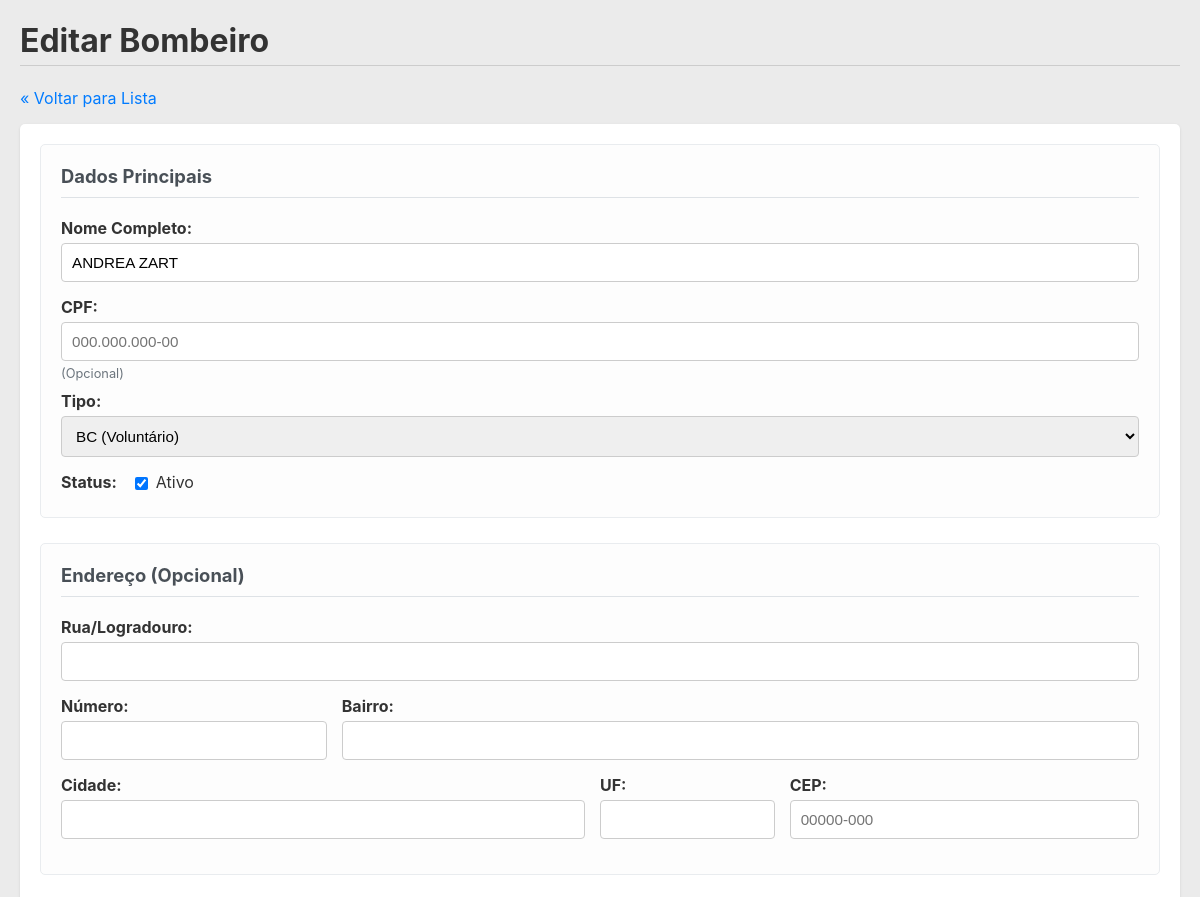
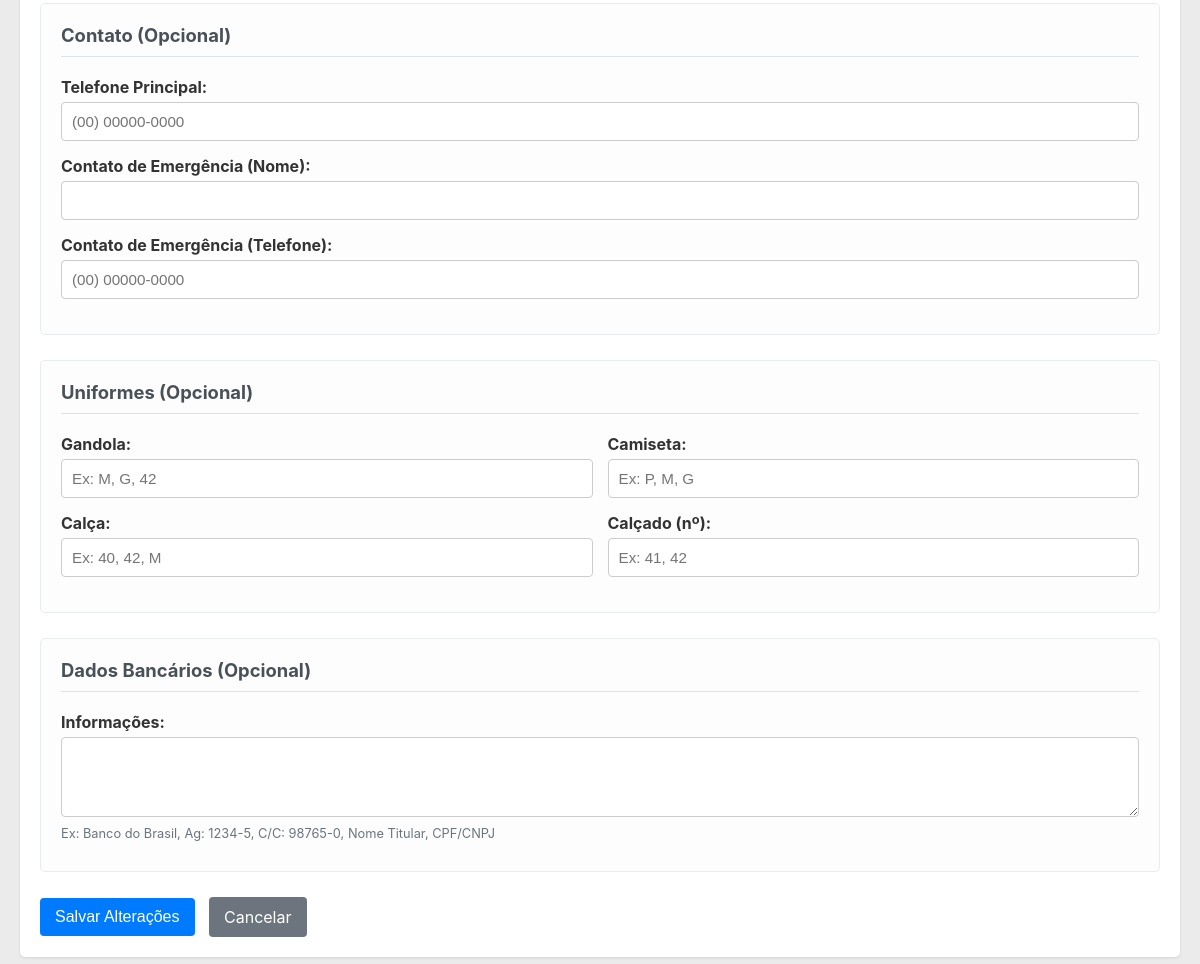
The page /escala_bombeiros/editar_bombeiro.php?id=1 on the database its author committed (2 pictures, top to bottom).
### tables this page shows
CREATE TABLE `bombeiros` (
  `id` int(11) NOT NULL,
  `nome_completo` varchar(255) NOT NULL,
  `email` varchar(191) DEFAULT NULL,
  `cpf` varchar(14) DEFAULT NULL COMMENT 'Formato 000.000.000-00',
  `endereco` varchar(255) DEFAULT NULL COMMENT 'Endereço residencial completo',
  `telefone` varchar(20) DEFAULT NULL COMMENT 'Número de telefone principal',
  `telefone_emergencia` varchar(20) DEFAULT NULL COMMENT 'Contato de emergência (nome e telefone)',
  `tipo` enum('BC','Fixo') NOT NULL,
  `pular_ordem` tinyint(1) NOT NULL DEFAULT 0,
  `ativo` tinyint(1) NOT NULL DEFAULT 1,
  `fixo_ref_data` date DEFAULT NULL,
  `fixo_ref_dia_ciclo` tinyint(1) DEFAULT NULL CHECK (`fixo_ref_dia_ciclo` between 1 and 4),
  `data_cadastro` timestamp NOT NULL DEFAULT current_timestamp(),
  `endereco_rua` varchar(255) DEFAULT NULL,
  `endereco_numero` varchar(20) DEFAULT NULL,
  `endereco_bairro` varchar(100) DEFAULT NULL,
  `endereco_cidade` varchar(100) DEFAULT NULL,
  `endereco_uf` varchar(2) DEFAULT NULL,
  `endereco_cep` varchar(10) DEFAULT NULL,
  `telefone_principal` varchar(20) DEFAULT NULL,
  `contato_emergencia_nome` varchar(255) DEFAULT NULL,
  `contato_emergencia_fone` varchar(20) DEFAULT NULL,
  `dados_bancarios` text DEFAULT NULL COMMENT 'Ex: Banco XPTO, Ag: 0001, C/C: 12345-6',
  `tamanho_gandola` varchar(20) DEFAULT NULL,
  `tamanho_camiseta` varchar(20) DEFAULT NULL,
  `tamanho_calca` varchar(20) DEFAULT NULL,
  `tamanho_calcado` varchar(10) DEFAULT NULL,
  `banco_nome` varchar(100) DEFAULT NULL COMMENT 'Nome do Banco',
  `banco_agencia` varchar(20) DEFAULT NULL COMMENT 'Número da Agência (com dígito, se houver)',
  `banco_conta` varchar(30) DEFAULT NULL COMMENT 'Número da Conta Corrente/Poupança (com dígito)',
  `banco_pix` varchar(100) DEFAULT NULL COMMENT 'Chave PIX principal (CPF, e-mail, telefone, aleatória)',
  `usuario_id` int(11) DEFAULT NULL
);

### escala_bombeiros/editar_bombeiro.php (the view, shortened to what this page needs)
<?php
require_once __DIR__ . '/includes/funcoes.php';
$bombeiro_id = filter_input(INPUT_GET, 'id', FILTER_VALIDATE_INT);
$bombeiro = null;
$erro = '';
if ($_SERVER["REQUEST_METHOD"] == "POST") {
    $id_update = filter_input(INPUT_POST, 'id', FILTER_VALIDATE_INT);
    $nome = trim($_POST['nome_completo'] ?? '');
    $cpf = trim($_POST['cpf'] ?? '');
    $tipo = trim($_POST['tipo'] ?? '');
    $ativo = isset($_POST['ativo']) ? 1 : 0;
    $ref_data = trim($_POST['fixo_ref_data'] ?? '');
    $ref_dia = filter_input(INPUT_POST, 'fixo_ref_dia_ciclo', FILTER_VALIDATE_INT, ['options' => ['min_range' => 1, 'max_range' => 4]]);
    $endereco_rua = trim($_POST['endereco_rua'] ?? '');
    $endereco_numero = trim($_POST['endereco_numero'] ?? '');
    $endereco_bairro = trim($_POST['endereco_bairro'] ?? '');
    $endereco_cidade = trim($_POST['endereco_cidade'] ?? '');
    $endereco_uf = trim($_POST['endereco_uf'] ?? '');
    $endereco_cep = trim($_POST['endereco_cep'] ?? '');
    $telefone_principal = trim($_POST['telefone_principal'] ?? '');
    $contato_emergencia_nome = trim($_POST['contato_emergencia_nome'] ?? '');
    $contato_emergencia_fone = trim($_POST['contato_emergencia_fone'] ?? '');
    $tamanho_gandola = trim($_POST['tamanho_gandola'] ?? '');
    $tamanho_camiseta = trim($_POST['tamanho_camiseta'] ?? '');
    $tamanho_calca = trim($_POST['tamanho_calca'] ?? '');
    $tamanho_calcado = trim($_POST['tamanho_calcado'] ?? '');
    $dados_bancarios = trim($_POST['dados_bancarios'] ?? '');
    if ($id_update != $bombeiro_id) {
         set_flash_message('error', 'Erro: ID no formulário não confere.');
         header('Location: bombeiros.php'); exit;
    }
    if (empty($nome) || empty($tipo) || !in_array($tipo, ['BC', 'Fixo'])) {
         $erro = 'Nome e Tipo são obrigatórios e válidos.';
    } else if ($tipo == 'Fixo' && (empty($ref_data) || $ref_dia === null || $ref_dia === false)) {
         $erro = 'Para tipo Fixo, Data de Referência e Dia do Ciclo são obrigatórios.';
    } else {
        $sql_update = "UPDATE bombeiros SET
                        nome_completo = ?, cpf = ?, tipo = ?, ativo = ?,
                        fixo_ref_data = ?, fixo_ref_dia_ciclo = ?,
                        endereco_rua = ?, endereco_numero = ?, endereco_bairro = ?,
                        endereco_cidade = ?, endereco_uf = ?, endereco_cep = ?,
                        telefone_principal = ?, contato_emergencia_nome = ?, contato_emergencia_fone = ?,
                        dados_bancarios = ?, tamanho_gandola = ?, tamanho_camiseta = ?,
                        tamanho_calca = ?, tamanho_calcado = ?
                       WHERE id = ?";
        if ($stmt = mysqli_prepare($conn, $sql_update)) {
             $db_cpf = !empty($cpf) ? $cpf : null;
             $db_ref_data = ($tipo == 'Fixo') ? $ref_data : null;
             $db_ref_dia = ($tipo == 'Fixo') ? $ref_dia : null;
             $db_endereco_rua = !empty($endereco_rua) ? $endereco_rua : null;
             $db_endereco_numero = !empty($endereco_numero) ? $endereco_numero : null;
             $db_endereco_bairro = !empty($endereco_bairro) ? $endereco_bairro : null;
             $db_endereco_cidade = !empty($endereco_cidade) ? $endereco_cidade : null;
             $db_endereco_uf = !empty($endereco_uf) ? $endereco_uf : null;
             $db_endereco_cep = !empty($endereco_cep) ? $endereco_cep : null;
             $db_telefone_principal = !empty($telefone_principal) ? $telefone_principal : null;
             $db_contato_emergencia_nome = !empty($contato_emergencia_nome) ? $contato_emergencia_nome : null;
             $db_contato_emergencia_fone = !empty($contato_emergencia_fone) ? $contato_emergencia_fone : null;
             $db_dados_bancarios = !empty($dados_bancarios) ? $dados_bancarios : null;
             $db_tamanho_gandola = !empty($tamanho_gandola) ? $tamanho_gandola : null;
             $db_tamanho_camiseta = !empty($tamanho_camiseta) ? $tamanho_camiseta : null;
             $db_tamanho_calca = !empty($tamanho_calca) ? $tamanho_calca : null;
             $db_tamanho_calcado = !empty($tamanho_calcado) ? $tamanho_calcado : null;
            mysqli_stmt_bind_param($stmt, "sssissssssssssssssssi",
                $nome, $db_cpf, $tipo, $ativo,
                $db_ref_data, $db_ref_dia,
                $db_endereco_rua, $db_endereco_numero, $db_endereco_bairro,
                $db_endereco_cidade, $db_endereco_uf, $db_endereco_cep,
                $db_telefone_principal, $db_contato_emergencia_nome, $db_contato_emergencia_fone,
                $db_dados_bancarios, $db_tamanho_gandola, $db_tamanho_camiseta,
                $db_tamanho_calca, $db_tamanho_calcado,
                $bombeiro_id
            );
            if (mysqli_stmt_execute($stmt)) {
                if ($ativo == 0) { $bc_da_vez = get_config('bc_da_vez_id', $conn); if ($bc_da_vez == $bombeiro_id) { set_config('bc_da_vez_id', null, $conn); } }
                set_flash_message('success', 'Bombeiro atualizado com sucesso!');
                header('Location: bombeiros.php');
                exit;
            } else {
                $erro = "Erro ao executar atualização: " . mysqli_error($conn);
            }
            mysqli_stmt_close($stmt);
        } else {
            $erro = "Erro ao preparar query de atualização: " . mysqli_error($conn);
        }
    }
    if ($erro) {
        $bombeiro = $_POST;
        $bombeiro['id'] = $bombeiro_id;
        $bombeiro['ativo'] = isset($_POST['ativo']) ? 1 : 0;
        set_flash_message('error', $erro);
    }
} else {
    $sql_select = "SELECT * FROM bombeiros WHERE id = ?";
    if ($stmt = mysqli_prepare($conn, $sql_select)) {
        mysqli_stmt_bind_param($stmt, "i", $bombeiro_id);
        if (mysqli_stmt_execute($stmt)) {
            $result = mysqli_stmt_get_result($stmt);
            $bombeiro = mysqli_fetch_assoc($result);
        } else { $erro = "Erro ao buscar dados: " . mysqli_error($conn); }
    } else { $erro = "Erro ao preparar busca: " . mysqli_error($conn); }
}
?>
<!DOCTYPE html>
<html lang="pt-br">
<head>
    <link rel="stylesheet" href="css/style.css">
</head>
<body>
    <h1>Editar Bombeiro</h1>
    <p><a href="bombeiros.php">« Voltar para Lista</a></p>
    <?php if ($bombeiro): ?>
    <form action="editar_bombeiro.php?id=<?php echo $bombeiro_id; ?>" method="post">
        <div class="form-section">
            <h3>Dados Principais</h3>
            <div>
                <label for="nome_completo">Nome Completo:</label>
                <input type="text" id="nome_completo" name="nome_completo" value="<?php echo htmlspecialchars($bombeiro['nome_completo'] ?? ''); ?>" required>
            </div>
            <div>
                <label for="cpf">CPF:</label>
                <input type="text" id="cpf" name="cpf" class="cpf-mask" value="<?php echo htmlspecialchars($bombeiro['cpf'] ?? ''); ?>" placeholder="000.000.000-00">
                <small>(Opcional)</small>
            </div>
            <div>
                <label for="tipo">Tipo:</label>
                <select id="tipo" name="tipo" required>
                    <option value="BC" <?php echo ($bombeiro['tipo'] ?? '') == 'BC' ? 'selected' : ''; ?>>BC (Voluntário)</option>
                </select>
            </div>
             <div>
                <label for="ativo" style="display: inline-block; margin-right: 10px;">Status:</label>
                <input type="checkbox" id="ativo" name="ativo" value="1" <?php echo ($bombeiro['ativo'] ?? 0) == 1 ? 'checked' : ''; ?> style="width: auto; vertical-align: middle;">
                 Ativo
            </div>
        </div>
        <div class="form-section">
            <h3>Endereço (Opcional)</h3>
             <div><label for="endereco_rua">Rua/Logradouro:</label><input type="text" id="endereco_rua" name="endereco_rua" value="<?php echo htmlspecialchars($bombeiro['endereco_rua'] ?? ''); ?>"></div>
             <div style="display: flex; gap: 15px;">
                 <div style="flex: 1;"><label for="endereco_numero">Número:</label><input type="text" id="endereco_numero" name="endereco_numero" value="<?php echo htmlspecialchars($bombeiro['endereco_numero'] ?? ''); ?>"></div>
                 <div style="flex: 3;"><label for="endereco_bairro">Bairro:</label><input type="text" id="endereco_bairro" name="endereco_bairro" value="<?php echo htmlspecialchars($bombeiro['endereco_bairro'] ?? ''); ?>"></div>
             </div>
             <div style="display: flex; gap: 15px;">
                 <div style="flex: 3;"><label for="endereco_cidade">Cidade:</label><input type="text" id="endereco_cidade" name="endereco_cidade" value="<?php echo htmlspecialchars($bombeiro['endereco_cidade'] ?? ''); ?>"></div>
                 <div style="flex: 1;"><label for="endereco_uf">UF:</label><input type="text" id="endereco_uf" name="endereco_uf" value="<?php echo htmlspecialchars($bombeiro['endereco_uf'] ?? ''); ?>" maxlength="2"></div>
                  <div style="flex: 2;"><label for="endereco_cep">CEP:</label><input type="text" id="endereco_cep" name="endereco_cep" class="cep-mask" value="<?php echo htmlspecialchars($bombeiro['endereco_cep'] ?? ''); ?>" placeholder="00000-000"></div>
             </div>
        </div>
         <div class="form-section">
            <h3>Contato (Opcional)</h3>
             <div><label for="telefone_principal">Telefone Principal:</label><input type="text" id="telefone_principal" name="telefone_principal" class="phone-mask" value="<?php echo htmlspecialchars($bombeiro['telefone_principal'] ?? ''); ?>" placeholder="(00) 00000-0000"></div>
             <div><label for="contato_emergencia_nome">Contato de Emergência (Nome):</label><input type="text" id="contato_emergencia_nome" name="contato_emergencia_nome" value="<?php echo htmlspecialchars($bombeiro['contato_emergencia_nome'] ?? ''); ?>"></div>
             <div><label for="contato_emergencia_fone">Contato de Emergência (Telefone):</label><input type="text" id="contato_emergencia_fone" name="contato_emergencia_fone" class="phone-mask" value="<?php echo htmlspecialchars($bombeiro['contato_emergencia_fone'] ?? ''); ?>" placeholder="(00) 00000-0000"></div>
        </div>
        <div class="form-section">
            <h3>Uniformes (Opcional)</h3>
            <div style="display: flex; gap: 15px;">
                 <div style="flex: 1;"><label for="tamanho_gandola">Gandola:</label><input type="text" id="tamanho_gandola" name="tamanho_gandola" value="<?php echo htmlspecialchars($bombeiro['tamanho_gandola'] ?? ''); ?>" placeholder="Ex: M, G, 42"></div>
                 <div style="flex: 1;"><label for="tamanho_camiseta">Camiseta:</label><input type="text" id="tamanho_camiseta" name="tamanho_camiseta" value="<?php echo htmlspecialchars($bombeiro['tamanho_camiseta'] ?? ''); ?>" placeholder="Ex: P, M, G"></div>
            </div>
             <div style="display: flex; gap: 15px;">
                 <div style="flex: 1;"><label for="tamanho_calca">Calça:</label><input type="text" id="tamanho_calca" name="tamanho_calca" value="<?php echo htmlspecialchars($bombeiro['tamanho_calca'] ?? ''); ?>" placeholder="Ex: 40, 42, M"></div>
                 <div style="flex: 1;"><label for="tamanho_calcado">Calçado (nº):</label><input type="text" id="tamanho_calcado" name="tamanho_calcado" value="<?php echo htmlspecialchars($bombeiro['tamanho_calcado'] ?? ''); ?>" placeholder="Ex: 41, 42"></div>
             </div>
        </div>
         <div class="form-section">
            <h3>Dados Bancários (Opcional)</h3>
             <div><label for="dados_bancarios">Informações:</label><textarea id="dados_bancarios" name="dados_bancarios"><?php echo htmlspecialchars($bombeiro['dados_bancarios'] ?? ''); ?></textarea><small>Ex: Banco do Brasil, Ag: 1234-5, C/C: 98765-0, Nome Titular, CPF/CNPJ</small></div>
        </div>
        <button type="submit">Salvar Alterações</button>
        <a href="bombeiros.php" class="button-link btn-secondary" style="margin-left: 10px;">Cancelar</a>
    </form>
    <?php elseif (empty($erro)): ?>
        <p class="flash-message error">Bombeiro não encontrado.</p>
    <?php endif; ?>
</body>
</html>

### escala_bombeiros/css/style.css (style rules this page uses)
body { font-family: -apple-system, BlinkMacSystemFont, "Segoe UI", Roboto, Helvetica, Arial, sans-serif; margin: 20px; background-color: #00000014; color: #333; }
h1, h2 { color: #333; border-bottom: 1px solid #ccc; padding-bottom: 5px; }
a { color: #007bff; text-decoration: none; }
form { background-color: #fff; padding: 20px; border-radius: 5px; box-shadow: 0 1px 3px rgba(0,0,0,0.1); margin-bottom: 20px; }
label { display: block; margin-bottom: 5px; font-weight: bold; }
input[type="text"], input[type="date"], input[type="number"], select, textarea { width: 100%; padding: 10px; margin-bottom: 15px; border: 1px solid #ccc; border-radius: 4px; box-sizing: border-box; font-size: 0.95em; }
textarea { min-height: 80px; resize: vertical; }
small { font-size: 0.8em; color: #6c757d; display: block; margin-top: -10px; margin-bottom: 10px; }
button, input[type="submit"], .button-link { background-color: #007bff; color: white !important; padding: 10px 15px; border: none; border-radius: 4px; cursor: pointer; font-size: 1em; text-decoration: none; display: inline-block; vertical-align: middle; transition: background-color 0.2s ease; }
.btn-secondary { background-color: #6c757d; }
.form-section { margin-bottom: 25px; padding: 20px; border: 1px solid #e9ecef; border-radius: 5px; background-color: #fdfdfd; }
.form-section h3 { margin-top: 0; margin-bottom: 20px; font-size: 1.15em; color: #495057; border-bottom: 1px solid #dee2e6; padding-bottom: 10px; }

### rows shown on the page
bombeiros: nome_completo "ANDREA ZART", tipo "BC (Voluntário)", ativo "☑"
